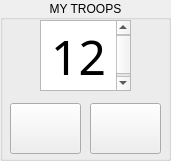
   <widget class="QGroupBox" name="TROOPS">
    <property name="geometry">
     <rect>
      <x>1240</x>
      <y>60</y>
      <width>171</width>
      <height>161</height>
     </rect>
    </property>
    <property name="title">
     <string>MY TROOPS</string>
    </property>
    <property name="alignment">
     <set>Qt::AlignCenter</set>
    </property>
    <widget class="QPushButton" name="MINUS">
     <property name="geometry">
      <rect>
       <x>10</x>
       <y>103</y>
       <width>71</width>
       <height>51</height>
      </rect>
     </property>
     <property name="styleSheet">
      <string notr="true">border-image:url(:/new/Resources/minus.png)</string>
     </property>
     <property name="text">
      <string/>
     </property>
     <property name="shortcut">
      <string>-</string>
     </property>
    </widget>
    <widget class="QPushButton" name="PLUS">
     <property name="geometry">
      <rect>
       <x>90</x>
       <y>103</y>
       <width>71</width>
       <height>51</height>
      </rect>
     </property>
     <property name="styleSheet">
      <string notr="true">border-image:url(:/new/Resources/plus.png)</string>
     </property>
     <property name="text">
      <string/>
     </property>
     <property name="shortcut">
      <string>+</string>
     </property>
    </widget>
    <widget class="QTextEdit" name="troopsP">
     <property name="geometry">
      <rect>
       <x>40</x>
       <y>20</y>
       <width>91</width>
       <height>71</height>
      </rect>
     </property>
     <property name="font">
      <font>
       <family>Rockwell Condensed</family>
       <pointsize>26</pointsize>
       <weight>75</weight>
       <bold>true</bold>
      </font>
     </property>
     <property name="styleSheet">
      <string notr="true">background-color:&quot;gray&quot;</string>
     </property>
     <property name="html">
      <string>&lt;!DOCTYPE HTML PUBLIC &quot;-//W3C//DTD HTML 4.0//EN&quot; &quot;http://www.w3.org/TR/REC-html40/strict.dtd&quot;&gt;
&lt;html&gt;&lt;head&gt;&lt;meta name=&quot;qrichtext&quot; content=&quot;1&quot; /&gt;&lt;style type=&quot;text/css&quot;&gt;
p, li { white-space: pre-wrap; }
&lt;/style&gt;&lt;/head&gt;&lt;body style=&quot; font-family:'Rockwell Condensed'; font-size:26pt; font-weight:600; font-style:normal;&quot;&gt;
&lt;p align=&quot;center&quot; style=&quot; margin-top:0px; margin-bottom:0px; margin-left:0px; margin-right:0px; -qt-block-indent:0; text-indent:0px;&quot;&gt;&lt;span style=&quot; font-size:36pt; font-weight:400;&quot;&gt;12&lt;/span&gt;&lt;/p&gt;&lt;/body&gt;&lt;/html&gt;</string>
     </property>
    </widget>
   </widget>
